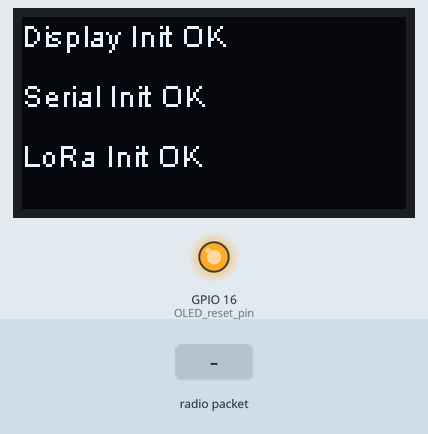
Simulated run of this sketch. Board: ESP32. Shown: 128×64 one-colour display, output pins drawn as LEDs (lit = HIGH). The inputs (shaded band) are chosen by the test bench. No radio packets arrive unless stated; what the sketch prints to the serial monitor is not drawn.

Above: at 3.2 s.
3.3 s: radio packet "1" arrives
At 3.8 s:
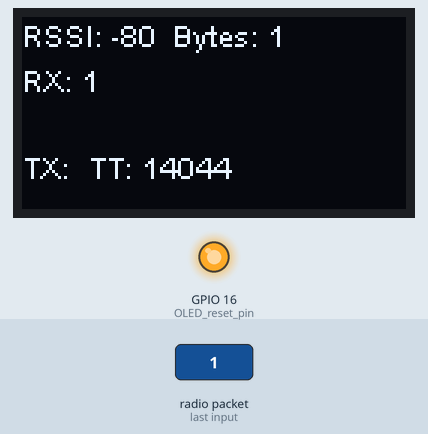
4.8 s: radio packet "0" arrives
At 4.82 s:
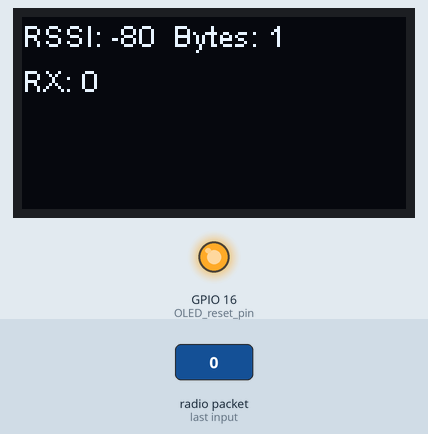
6.3 s: radio packet "2" arrives
At 7.3 s:
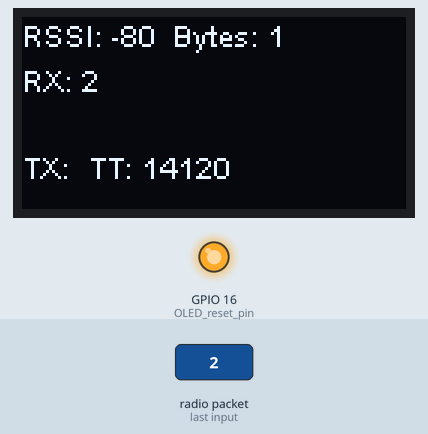
Timing chart, 0 to 9.3 s (numbered marks = the images above; inputs shaded):
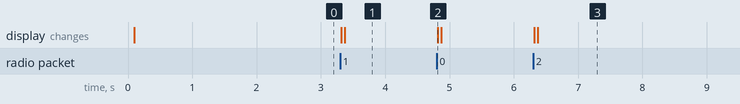

The sketch:

TTGO_Sender_Receiver.ino
```cpp
#include <LoRa.h> //https://github.com/sandeepmistry/arduino-LoRa
#include <SPI.h>
#include <Wire.h>
#include "SSD1306.h"

#define SCK     5    // GPIO5  -- SX1278's SCK
#define MISO    19   // GPIO19 -- SX1278's MISO
#define MOSI    27   // GPIO27 -- SX1278's MOSI
#define SS      18   // GPIO18 -- SX1278's CS
#define RST     14   // GPIO14 -- SX1278's RESET
#define DI0     26   // GPIO26 -- SX1278's IRQ(Interrupt Request)
#define BAND    433E6// 433 MHz Freq

SSD1306 display(0x3c, 4, 15);
String rssi ;
String packSize ;
String packet ;
String sentPacket ;

void displayLoraData(){
  //Prints various statistics and data to OLED
  display.clear();
  display.drawString(50 , 0 , "Bytes: " + packSize);
  display.drawString(0 , 15, "RX: " + packet);
  display.drawString(0, 0, "RSSI: "+ rssi);
  display.display();
}

void readPacket(int packetSize) {
  //Reads packet from radio socket
  packet ="";
  packSize = String(packetSize,DEC);
  for (int i = 0; i < packetSize; i++) {
    packet += (char) LoRa.read();
  }

  rssi = String(LoRa.packetRssi(), DEC) ;
  displayLoraData();
}

void sendPacket(){
  //Sends LoRa packet containing a number (milliseconds since start)
  sentPacket = "TT: ";
  sentPacket += String(micros() % 10000 + 10000); //Generate "random" four-digit id (1000, 1999)

  LoRa.beginPacket();
  LoRa.print(sentPacket);
  LoRa.endPacket();

  display.drawString(0, 44, "TX:  "+sentPacket);
  display.display();
}

void setup() {
  pinMode(16,OUTPUT); //OLED reset pin

  //Reset OLED
  digitalWrite(16, LOW);
  delay(50);
  digitalWrite(16, HIGH);

  //Initialize OLED
  display.init();
  display.drawString(0, 0, "Display Init OK");

  //Initialize Serial
  Serial.begin(9600);
  while (!Serial);
  Serial.println("Serial Initialization Successful");
  display.drawString(0, 20, "Serial Init OK");

  //Initialize LoRa
  SPI.begin(SCK,MISO,MOSI,SS);
  LoRa.setPins(SS,RST,DI0);
  if (!LoRa.begin(433E6)) {
    Serial.println("Starting LoRa failed!");
    display.drawString(0, 40, "LoRa Init FAIL");
    display.display();
    while (1);
  }
  LoRa.setSpreadingFactor(12);
  //LoRa.receive();
  Serial.println("Init OK");
  display.drawString(0, 40, "LoRa Init OK");
  display.display();

  delay(2000);
  display.clear();
}

void loop() {
  int packetSize = LoRa.parsePacket();
  while(!packetSize){
    packetSize = LoRa.parsePacket();
  };
  if (packetSize) readPacket(packetSize);
  sendPacket();
}
```

Measured:
- after the input at 3.3 s, the display: first changes at once (image 1 shows a later state)
- after the input at 4.8 s, the display: changes at once (image 2)
- after the input at 6.3 s, the display: first changes at once (image 3 shows a later state)
